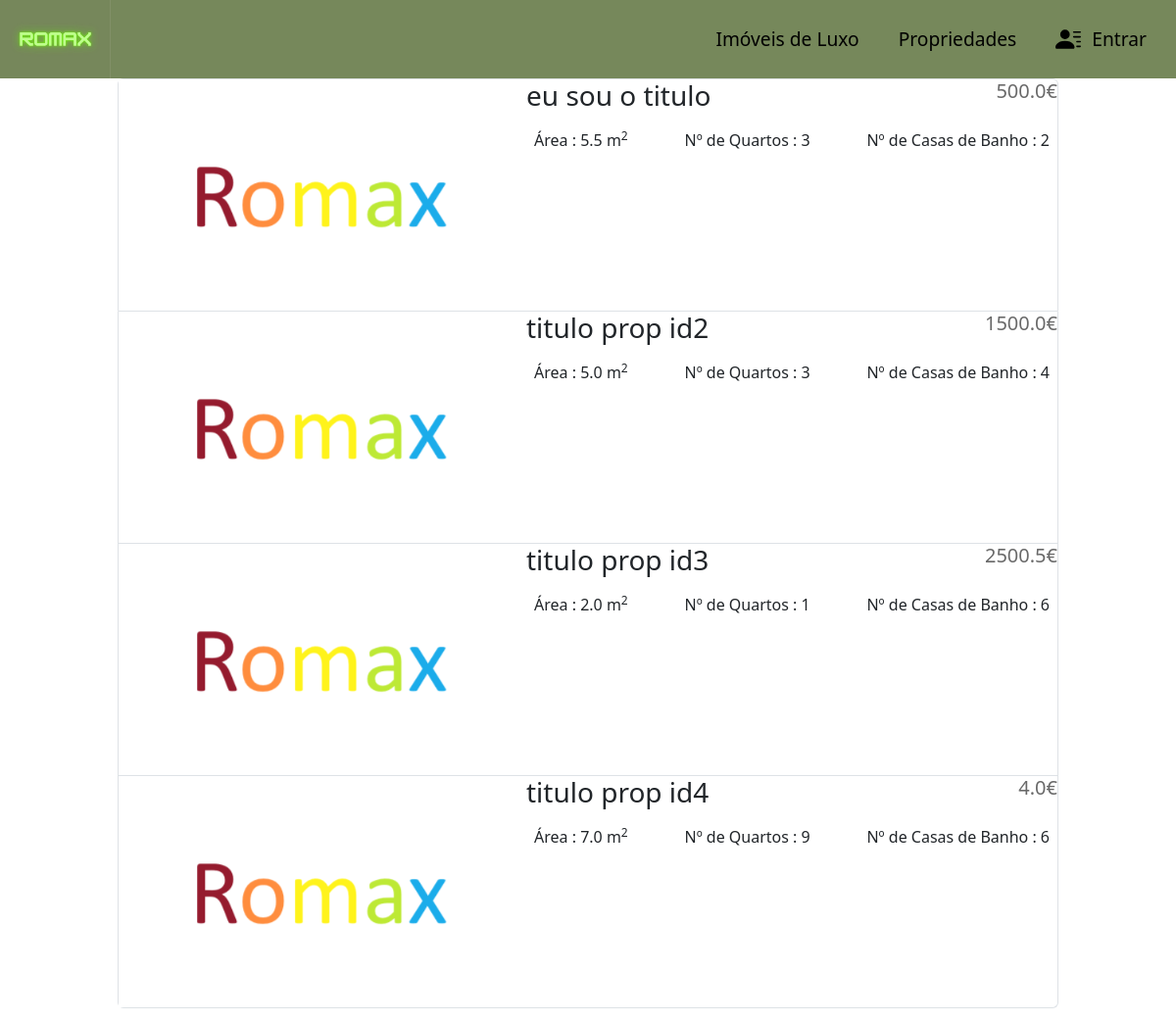
/propriedades_all (upper part), run on an earlier commit of the app's database.
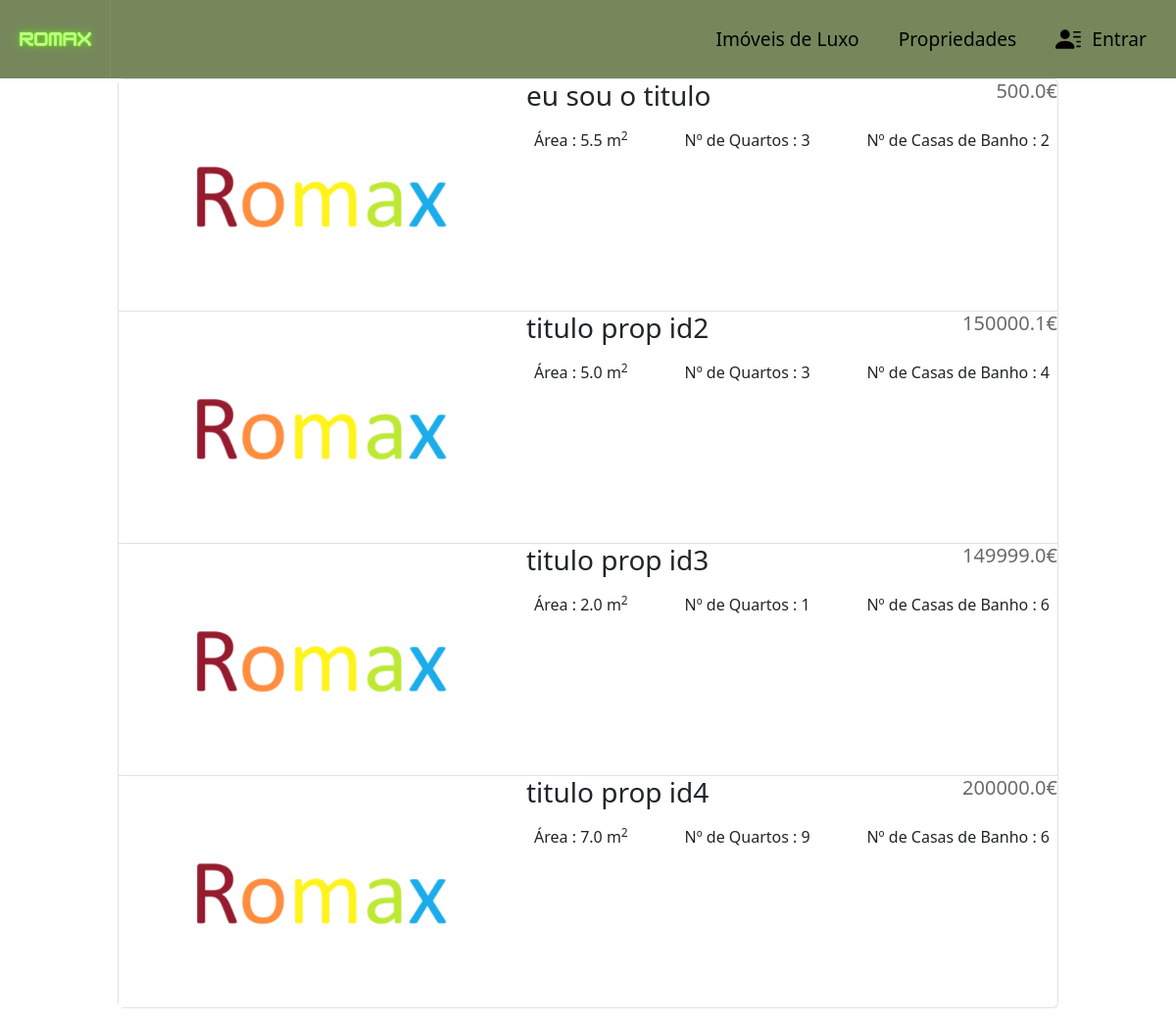
And on a later commit of the database.
### romax/models.py (models this page shows)
class Propriedade(models.Model):
    animais = models.BooleanField()
    tipo = models.PositiveSmallIntegerField(choices=TIPOS_PROPRIEDADES.items(), blank=True)
    subtipo = models.PositiveSmallIntegerField(choices=SUBTIPO_PROPRIEDADES.items(), blank=True)
    dataDeCriacao= models.DateTimeField(auto_now_add=True)
    codigoPostal = models.CharField(max_length=8)
    morada = models.CharField(max_length=MAX_MORADA_LEN)
    numQuartos = models.PositiveSmallIntegerField()
    area = models.FloatField()
    anoConstrucao = models.PositiveSmallIntegerField()
    mobilada = models.BooleanField()
    negociavel = models.BooleanField()
    descricao = models.TextField()
    numWCs = models.PositiveSmallIntegerField()
    classeEnergetica = models.PositiveSmallIntegerField(choices=CLASSES_ENERGETICAS.items())
    titulo = models.CharField(max_length=MAX_TITULO_LEN)
    highlighted = models.BooleanField()
    preco = models.FloatField()
    cidade = models.PositiveSmallIntegerField(choices=CIDADES.items())

### romax/views.py (the view)
# urls.py: path('propriedades_all', views.propriedades_all, name='propriedades_all'),
def propriedades_all(request):
    return render(request, 'romax/resultados_pesquisas.html', context={
        'Resultados': Propriedade.objects.all()
    })

### romax/templates/romax/resultados_pesquisas.html (shortened to what this page needs)
{% extends 'romax/base_page.html' %}
{% block rest_of_page %}
<div class="d-flex flex-column mb-3">
     <div class="list-group" id="lista_propriedades" >
        {% for propriedade in Resultados %}
             <a href="{% url 'romax:propriedade' propriedade.id %}" class="list-group-item list-group-item-action d-flex flex-row" style="padding: 0">
                 <img src="/romax/static/media/Logo.png"  style="height: 100%">
                <div style="width: 100%">
                    <div class="d-flex w-100 justify-content-between align-self-end" style="width: 100%;height: auto">
                        <h3 class="mb-1" style="height: auto">{{ propriedade.titulo }}</h3>
                        <h5 class="mb-1" style="height: auto;color: dimgray">{{ propriedade.preco }}€</h5>
                    </div>
                    <div style="width: 100%" class="d-flex flex-row mb-3 justify-content-between">
                        <div class="p-2">Área : {{ propriedade.area }} m<sup>2</sup></div>
                        <div class="p-2">Nº de Quartos : {{ propriedade.numQuartos }}</div>
                        <div class="p-2"> Nº de Casas de Banho : {{ propriedade.numWCs }}</div>
                    </div>
                </div>
             </a>
        {% empty %}
            <p>
                <h1>:( Não foram encontradas propriedades.</h1>
            </p>
        {% endfor %}
     </div>
</div>
{%  endblock %}

### romax/templates/romax/base_page.html (shortened to what this page needs)
<!DOCTYPE html>
<html lang="en">
<head>
    {% load static %}
    <link href="https://cdn.jsdelivr.net/npm/bootstrap@5.3.3/dist/css/bootstrap.min.css" rel="stylesheet">
</head>
<body>
    <nav id="Header" >
        <a  href="{% url 'romax:landing_page' %}" style="padding: 0;  height: 100%; display: initial; box-sizing: border-box">
           <img id="logo" src="{% static 'romax/images/newnew.jpg' %}" alt="Logo" >
        </a>
        <div class="nav-links-user">
            <a href="{% url 'romax:imoveis_luxo' %}">Imóveis de Luxo</a>
            <a href="{% url 'romax:propriedades_all' %}">Propriedades</a>
            {% if  request.user.is_authenticated %}
                <a href="#">Vender</a>
                <a style="margin-left: auto;" href="{% url 'romax:favoritos_page' %}">Favoritos</a>
                <a style="margin-left: auto;" href="{% url 'romax:logout_view' %}">Logout</a>
                <a href="{% url 'romax:informacaopessoal' %}">
                    <svg xmlns="http://www.w3.org/2000/svg" width="32" height="32" fill="currentColor" class="bi bi-person-circle" viewBox="0 0 16 16"><path d="M11 6a3 3 0 1 1-6 0 3 3 0 0 1 6 0"/><path fill-rule="evenodd" d="M0 8a8 8 0 1 1 16 0A8 8 0 0 1 0 8m8-7a7 7 0 0 0-5.468 11.37C3.242 11.226 4.805 10 8 10s4.757 1.225 5.468 2.37A7 7 0 0 0 8 1"/></svg>
                </a>
            {% else %}
                <a style=" margin-left: auto;" onclick="login_registar_dialog.showModal()">
                Entrar
                </a>
            {% endif %}
        </div>
    </nav>
    <main>
        {% block rest_of_page %}
        {%  endblock %}
    </main>
</body>
</html>

What changed in the data, as far as the page shows it:
changed Propriedade "titulo prop id2": preco "1500.0" → "150000.1"
changed Propriedade "titulo prop id3": preco "2500.5" → "149999.0"
changed Propriedade "titulo prop id4": preco "4.0" → "200000.0"
